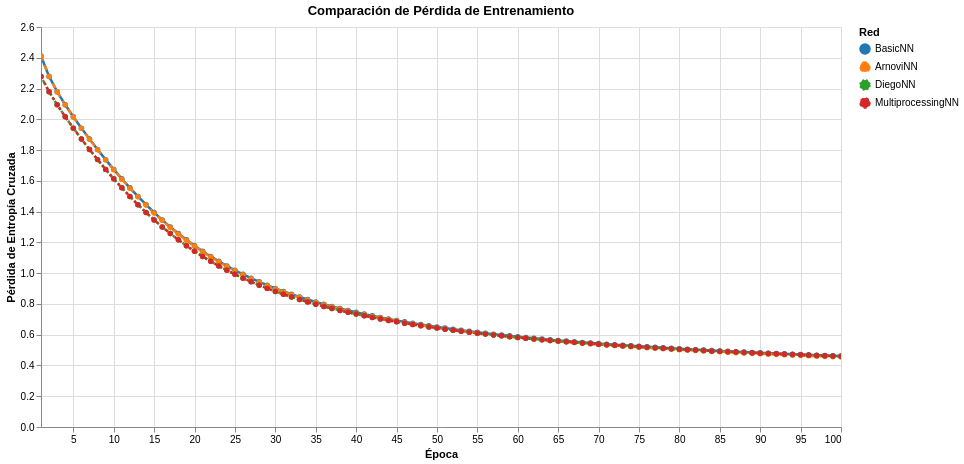

Write notebook code for a chart like this one.
### Markdown cell above
## 8. Visualizaciones Interactivas con Altair

### Code cell
# Gráfico de comparación de pérdida
chart_loss = alt.Chart(df_loss).mark_line(point=True, size=2.5).encode(
    x=alt.X('Epoch:Q', title='Época', scale=alt.Scale(nice=False)),
    y=alt.Y('Loss:Q', title='Pérdida de Entropía Cruzada'),
    color=alt.Color('Network:N', title='Red',
                    scale=alt.Scale(domain=['BasicNN', 'ArnoviNN', 'DiegoNN', 'MultiprocessingNN'],
                                   range=['#1f77b4', '#ff7f0e', '#2ca02c', '#d62728'])),
    strokeDash=alt.StrokeDash('Network:N', 
                             scale=alt.Scale(domain=['BasicNN', 'ArnoviNN', 'DiegoNN', 'MultiprocessingNN'],
                                           range=[[], [5, 5], [2, 2], [3, 3]])),
    tooltip=['Epoch:Q', 'Network:N', alt.Tooltip('Loss:Q', format='.4f')]
).properties(
    width=800,
    height=400,
    title='Comparación de Pérdida de Entrenamiento'
).interactive()

chart_loss.show()
print("✓ Gráfico de comparación de pérdida mostrado")

### Figure 1 — Vega-Lite specification as saved in the notebook (floating-point values rounded to 4 significant figures; data arrays with more than 128 entries replaced by an {"elided": "..."} marker saying what was removed)
{"config": {"view": {"continuousWidth": 300, "continuousHeight": 300}}, "data": {"name": "data-a7af4a9f3bede1a38bc090aa1ea99982"}, "mark": {"type": "line", "point": true, "size": 2.5}, "encoding": {"color": {"field": "Network", "scale": {"domain": ["BasicNN", "ArnoviNN", "DiegoNN", "MultiprocessingNN"], "range": ["#1f77b4", "#ff7f0e", "#2ca02c", "#d62728"]}, "title": "Red", "type": "nominal"}, "strokeDash": {"field": "Network", "scale": {"domain": ["BasicNN", "ArnoviNN", "DiegoNN", "MultiprocessingNN"], "range": [[], [5, 5], [2, 2], [3, 3]]}, "type": "nominal"}, "tooltip": [{"field": "Epoch", "type": "quantitative"}, {"field": "Network", "type": "nominal"}, {"field": "Loss", "format": ".4f", "type": "quantitative"}], "x": {"field": "Epoch", "scale": {"nice": false}, "title": "Época", "type": "quantitative"}, "y": {"field": "Loss", "title": "Pérdida de Entropía Cruzada", "type": "quantitative"}}, "height": 400, "params": [{"name": "param_1e9efca18e7a2868", "select": {"type": "interval", "encodings": ["x", "y"]}, "bind": "scales"}], "title": "Comparación de Pérdida de Entrenamiento", "width": 800, "$schema": "https://vega.github.io/schema/vega-lite/v6.1.0.json", "datasets": {"data-a7af4a9f3bede1a38bc090aa1ea99982": {"elided": "400 records"}}}
